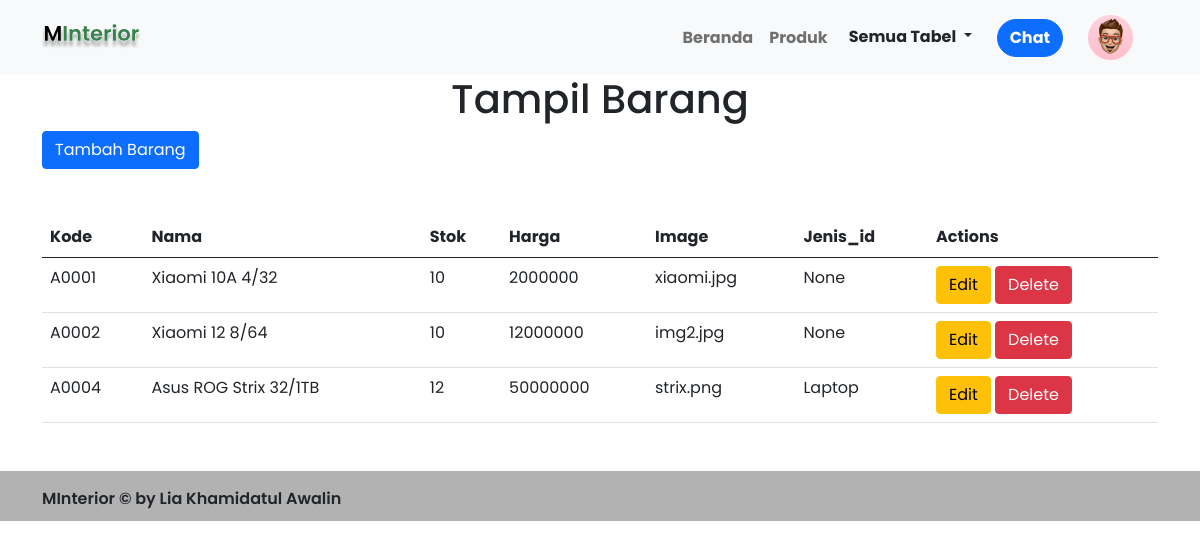
/brgView/, run on an earlier commit of the app's database.
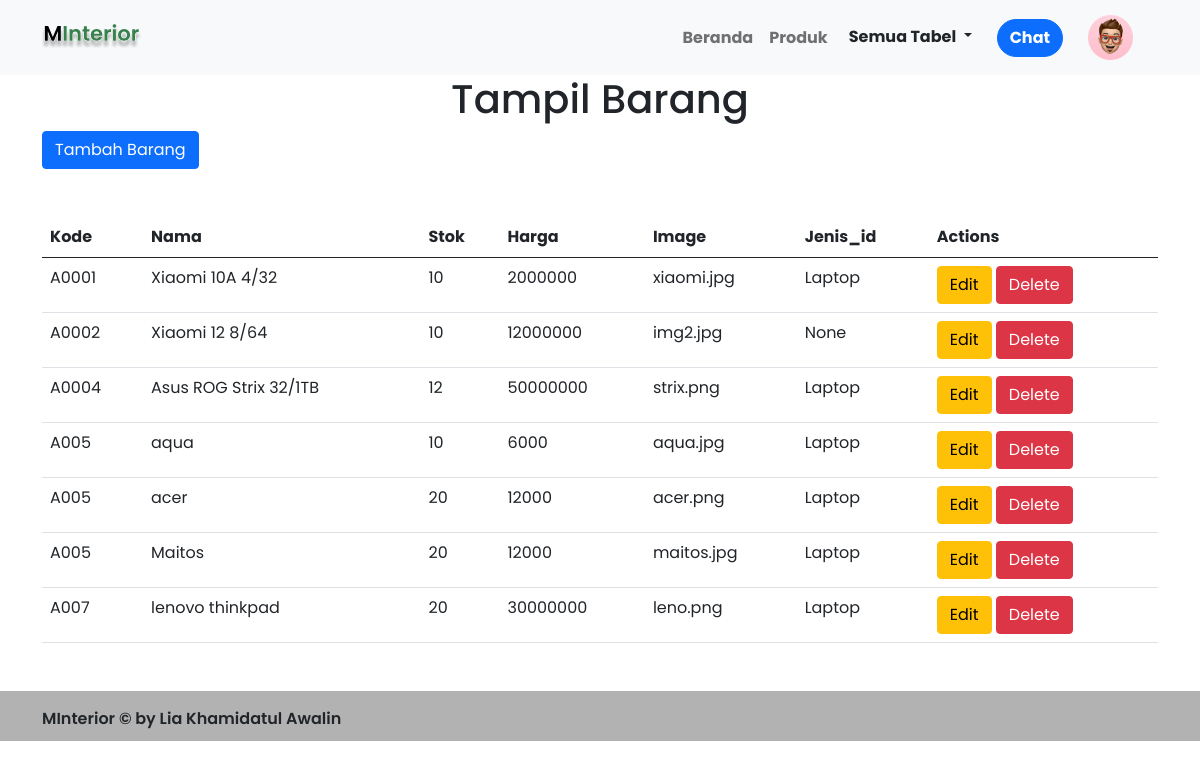
And on a later commit of the database.
### mahasiswa/models.py (models this page shows, shortened)
class Barang(models.Model):
    kode = models.CharField(max_length=8)
    nama = models.CharField(max_length=100)
    stok = models.IntegerField()
    harga = models.BigIntegerField()
    link_gbr = models.CharField(max_length=200, blank=True)
    time = models.DateTimeField(auto_now_add=True)
    jenis_id = models.ForeignKey(Jenis, on_delete=models.CASCADE, null=True)

class Jenis(models.Model):
    nama = models.CharField(max_length=50)
    ket = models.TextField()
    def __str__(self):
        return self.nama

### mahasiswa/views.py (the view)
# urls.py: path('brgView/', Barang_view, name='barang'),
def Barang_view(request):
    barangs = Barang.objects.all()
    konteks = {
        'barangs': barangs
    }
    return render(request, 'tampil_barang.html', konteks)

### mahasiswa/templates/tampil_barang.html (shortened to what this page needs)
{% include 'head.html' %}
{% include 'navbar.html' %}
<div class="container">
    <div class="text-center">
        <h1>Tampil Barang</h1>
    </div>
    <a href="{% url 'add_barang' %}" class="btn btn-primary">Tambah Barang</a>
    <table class="table mt-5">
        <thead>
            <tr>
                <th scope="col">Kode</th>
                <th scope="col">Nama</th>
                <th scope="col">Stok</th>
                <th scope="col">Harga</th>
                <th scope="col">Image</th>
                <th scope="col">Jenis_id</th>
                <th scope="col">Actions</th>
            </tr>
        </thead>
        <tbody>
            {% for Barang in barangs %}
            <tr>
                <td>{{ Barang.kode }}</td>
                <td>{{ Barang.nama }}</td>
                <td>{{ Barang.stok }}</td>
                <td>{{ Barang.harga }}</td>
                <td>{{ Barang.link_gbr }}</td>
                <td>{{ Barang.jenis_id }}</td>
                <td><a href="{% url 'update_brg' Barang.id %}" class="btn btn-warning">Edit</a>
                    <button type="button" class="btn btn-danger" data-bs-toggle="modal"
                        data-bs-target="#hapus-{{ Barang.id }}">
                        Delete
                    </button>
                </td>
            </tr>
            {% endfor %}
        </tbody>
    </table>
</div>
{% include 'footer.html' %}

### mahasiswa/templates/head.html (shortened to what this page needs)
{% load static %}
<!DOCTYPE html>
<html lang="en">
<head>
    <link rel="stylesheet" href="{% static 'css/bootstrap.css' %}">
    <link rel="stylesheet" href="{% static 'css/home.css' %}">
    <link rel="stylesheet" href="{% static 'css/produk.css' %}">
    <link rel="stylesheet" href="{% static 'css/footer.css' %}">
</head>

### mahasiswa/templates/navbar.html (shortened to what this page needs)
{% load static %}
<nav class="navbar navbar-expand-lg navbar-light bg-light">
    <div class="container container-fluid">
        <a class="navbar-brand" href="#">
            <img src="{% static 'img/logo.svg' %}" alt="" width="100" height="auto"
                class="d-inline-block align-text-top ">
        </a>
        <div class="container" id="navbarNav">
            <div class="collapse navbar-collapse float-end">
                <ul class="navbar-nav fw-bold">
                    <li class="nav-item">
                        <a class="nav-link " aria-current="page" href="{% url 'home' %}">Beranda</a>
                    </li>
                    <li class="nav-item">
                        <a class="nav-link" href="{% url 'produk' %}">Produk</a>
                    </li>
                    <li class="nav-item">
                        <div class="btn-group">
                            <button type="button" class="btn dropdown-toggle fw-bold" data-bs-toggle="dropdown"
                                aria-expanded="false">
                                Semua Tabel
                            </button>
                        </div>
                    </li>
                </ul>
                <div class="container">
                    <button type="button" class="btn btn-primary float-end fw-bold"
                        style="border-radius: 20px;">Chat</button>
                </div>
                <a class="btn" href="#">
                    <img src="{% static 'img/profile.png' %}" alt="" width="45" height="auto"
                        class="d-inline-block align-text-top">
                </a>
            </div>
        </div>
    </div>
</nav>

### mahasiswa/templates/footer.html (shortened to what this page needs)
{% load static %}
<footer class="mt-5">
    <div class="footer">
        <p class="container">MInterior &copy; by Lia Khamidatul Awalin</p>
    </div>
</footer>

### mahasiswa/static/css/home.css (style rules this page uses)
* { margin: 0; padding: 0; }

### mahasiswa/static/css/produk.css (style rules this page uses)
* { margin: 0; padding: 0; }

### mahasiswa/static/css/footer.css (style rules this page uses)
* { margin: 0; padding: 0; }
footer { width: 100%; height: 50px; background-color: #B2B2B2; font-weight: 600; line-height: 3.5; }

What changed in the data, as far as the page shows it:
changed Barang "Xiaomi 10A 4/32": jenis_id "None" → "Laptop"
added Barang: kode "A005", nama "aqua", stok "10", harga "6000", link_gbr "aqua.jpg", jenis_id "Laptop"
added Barang: kode "A005", nama "acer", stok "20", harga "12000", link_gbr "acer.png", jenis_id "Laptop"
added Barang: kode "A005", nama "Maitos", stok "20", harga "12000", link_gbr "maitos.jpg", jenis_id "Laptop"
added Barang: kode "A007", nama "lenovo thinkpad", stok "20", harga "30000000", link_gbr "leno.png", jenis_id "Laptop"
